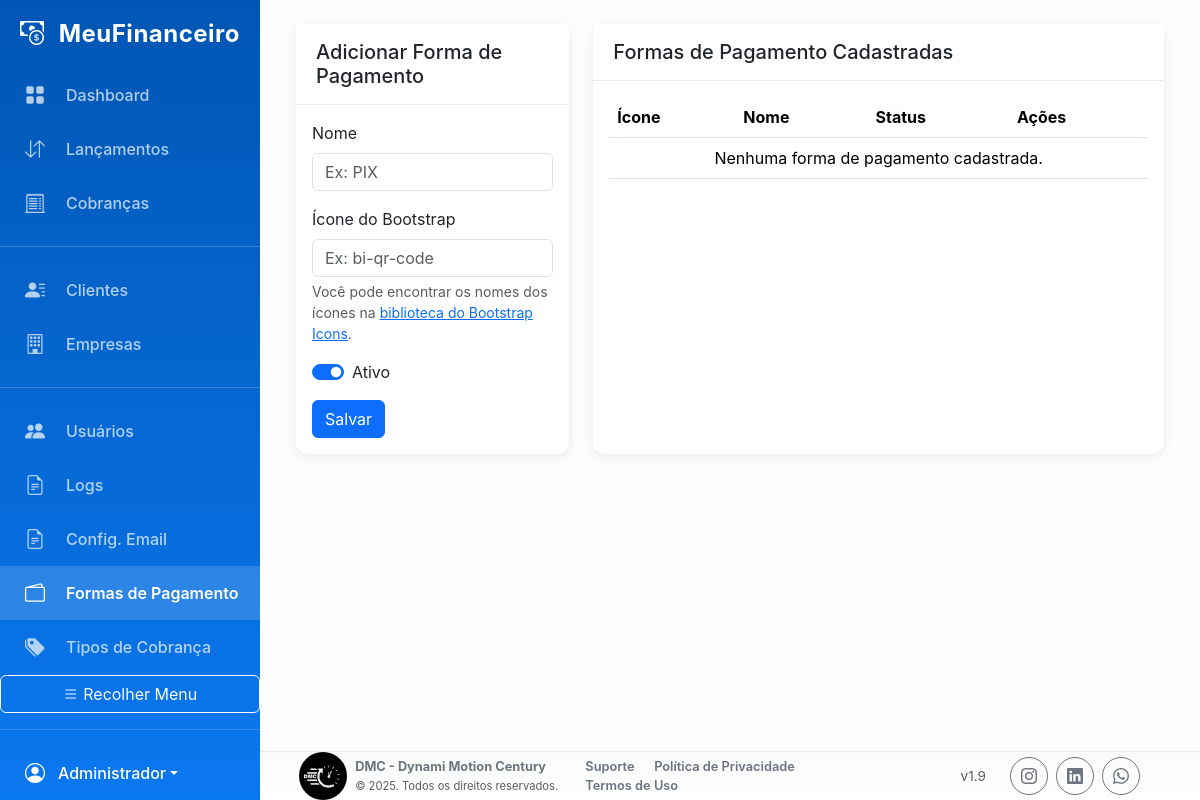
Before: /index.php?page=gerenciar_formas_pagamento (signed in) with the older database file.
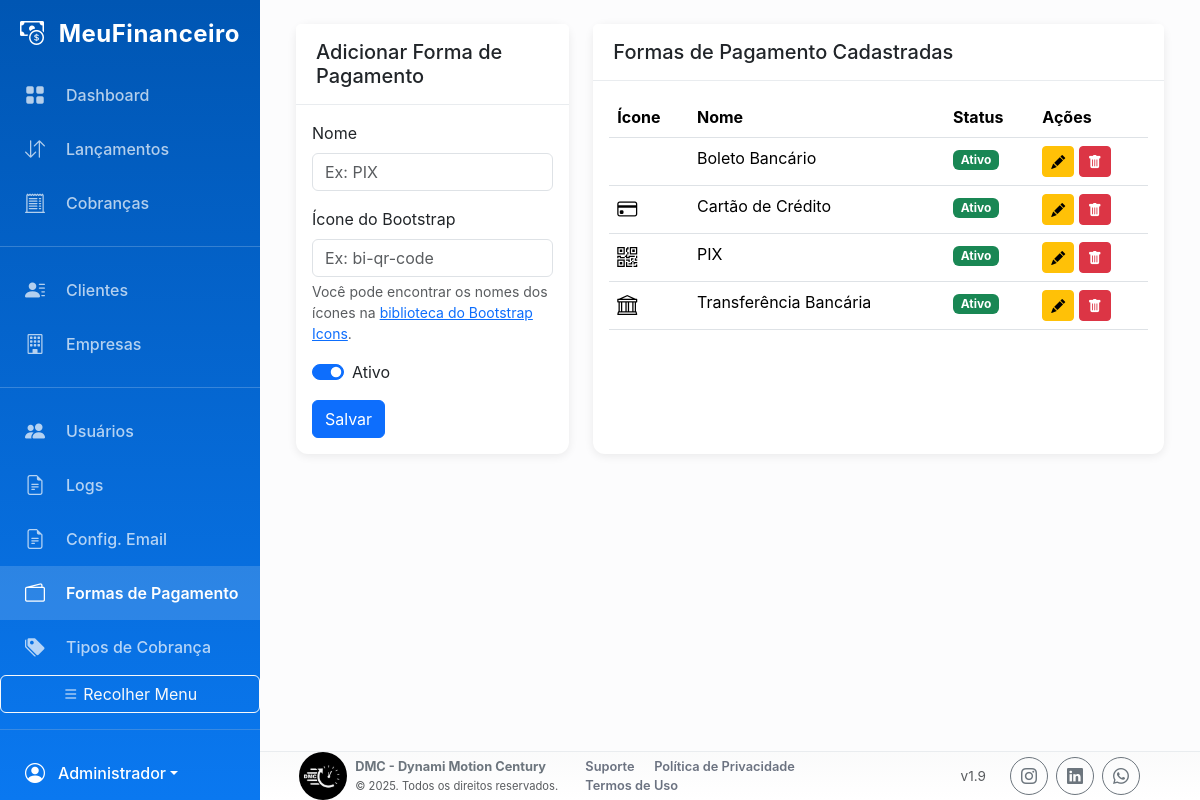
After: the same page with the newer database file.
### tables this page shows
CREATE TABLE `formas_pagamento` (
  `id` int(11) NOT NULL,
  `nome` varchar(50) NOT NULL,
  `icone_bootstrap` varchar(50) DEFAULT NULL COMMENT 'Classe do ícone do Bootstrap, ex: bi-qr-code',
  `ativo` tinyint(1) NOT NULL DEFAULT 1 COMMENT '1 = Ativo, 0 = Inativo'
);

### pages/gerenciar_formas_pagamento.php (the view, shortened to what the changed rows need)
<?php
$stmt = $pdo->query("SELECT * FROM formas_pagamento ORDER BY nome ASC");
$formas_pagamento = $stmt->fetchAll();
?>
<div class="container-fluid">
    <div class="row">
        <div class="col-md-8">
            <div class="card">
                <div class="card-body">
                    <div class="table-responsive">
                        <table class="table table-hover">
                            <thead>
                                <tr>
                                    <th>Ícone</th>
                                    <th>Nome</th>
                                    <th>Status</th>
                                    <th>Ações</th>
                                </tr>
                            </thead>
                            <tbody>
                                <?php if (empty($formas_pagamento)): ?>
                                    <tr>
                                        <td colspan="4" class="text-center">Nenhuma forma de pagamento cadastrada.</td>
                                    </tr>
                                <?php else: ?>
                                    <?php foreach ($formas_pagamento as $forma): ?>
                                        <tr>
                                            <td><i class="bi <?php echo htmlspecialchars($forma['icone_bootstrap']); ?> fs-5"></i></td>
                                            <td><?php echo htmlspecialchars($forma['nome']); ?></td>
                                            <td>
                                                <?php if ($forma['ativo']): ?>
                                                    <span class="badge bg-success">Ativo</span>
                                                <?php else: ?>
                                                    <span class="badge bg-danger">Inativo</span>
                                                <?php endif; ?>
                                            </td>
                                            <td>
                                                <button class="btn btn-sm btn-warning" data-bs-toggle="modal" data-bs-target="#modalEditarFormaPagamento"
                                                        data-id="<?php echo $forma['id']; ?>"
                                                        data-nome="<?php echo htmlspecialchars($forma['nome']); ?>"
                                                        data-icone="<?php echo htmlspecialchars($forma['icone_bootstrap']); ?>"
                                                        data-ativo="<?php echo $forma['ativo']; ?>">
                                                    <i class="bi bi-pencil-fill"></i>
                                                </button>
                                                <a href="process/crud_handler.php?action=excluir_forma_pagamento&id=<?php echo $forma['id']; ?>" class="btn btn-sm btn-danger" onclick="return confirm('Tem certeza que deseja excluir esta forma de pagamento? Esta ação não pode ser desfeita.');">
                                                    <i class="bi bi-trash-fill"></i>
                                                </a>
                                            </td>
                                        </tr>
                                    <?php endforeach; ?>
                                <?php endif; ?>
                            </tbody>
                        </table>
                    </div>
                </div>
            </div>
        </div>
    </div>
</div>

Changed rows visible on the page:
added formas_pagamento: nome "Boleto Bancário", ativo "Ativo"
added formas_pagamento: nome "Cartão de Crédito", ativo "Ativo"
added formas_pagamento: nome "PIX", ativo "Ativo"
added formas_pagamento: nome "Transferência Bancária", ativo "Ativo"
Other visible differences:
text no longer shown: "Nenhuma forma de pagamento cadastrada."
